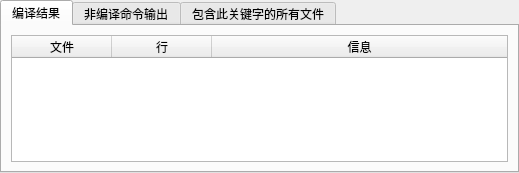
<?xml version="1.0" encoding="UTF-8"?>
<ui version="4.0">
 <class>BottomOutputWidget</class>
 <widget class="QWidget" name="BottomOutputWidget">
  <property name="geometry">
   <rect>
    <x>0</x>
    <y>0</y>
    <width>519</width>
    <height>173</height>
   </rect>
  </property>
  <property name="windowTitle">
   <string>Form</string>
  </property>
  <layout class="QVBoxLayout" name="verticalLayout">
   <property name="margin">
    <number>0</number>
   </property>
   <item>
    <widget class="QTabWidget" name="tabWidget">
     <property name="currentIndex">
      <number>0</number>
     </property>
     <widget class="QWidget" name="tab_4">
      <attribute name="title">
       <string>编译结果</string>
      </attribute>
      <layout class="QVBoxLayout" name="verticalLayout_14">
       <item>
        <widget class="QTableWidget" name="tableWidget">
         <property name="font">
          <font>
           <family>Courier New</family>
           <pointsize>9</pointsize>
          </font>
         </property>
         <property name="editTriggers">
          <set>QAbstractItemView::NoEditTriggers</set>
         </property>
         <property name="showGrid">
          <bool>false</bool>
         </property>
         <property name="gridStyle">
          <enum>Qt::SolidLine</enum>
         </property>
         <attribute name="horizontalHeaderStretchLastSection">
          <bool>true</bool>
         </attribute>
         <attribute name="verticalHeaderVisible">
          <bool>false</bool>
         </attribute>
         <attribute name="verticalHeaderDefaultSectionSize">
          <number>15</number>
         </attribute>
         <attribute name="verticalHeaderMinimumSectionSize">
          <number>15</number>
         </attribute>
         <attribute name="verticalHeaderVisible">
          <bool>false</bool>
         </attribute>
         <attribute name="verticalHeaderDefaultSectionSize">
          <number>15</number>
         </attribute>
         <attribute name="verticalHeaderMinimumSectionSize">
          <number>15</number>
         </attribute>
         <column>
          <property name="text">
           <string>文件</string>
          </property>
         </column>
         <column>
          <property name="text">
           <string>行</string>
          </property>
         </column>
         <column>
          <property name="text">
           <string>信息</string>
          </property>
         </column>
        </widget>
       </item>
      </layout>
     </widget>
     <widget class="QWidget" name="tab">
      <attribute name="title">
       <string>非编译命令输出</string>
      </attribute>
      <layout class="QHBoxLayout" name="horizontalLayout">
       <item>
        <widget class="QPlainTextEdit" name="plainTextEdit">
         <property name="readOnly">
          <bool>true</bool>
         </property>
        </widget>
       </item>
       <item>
        <layout class="QVBoxLayout" name="verticalLayout_2">
         <item>
          <widget class="QPushButton" name="pushButton">
           <property name="text">
            <string>清空</string>
           </property>
          </widget>
         </item>
         <item>
          <spacer name="verticalSpacer">
           <property name="orientation">
            <enum>Qt::Vertical</enum>
           </property>
           <property name="sizeHint" stdset="0">
            <size>
             <width>20</width>
             <height>40</height>
            </size>
           </property>
          </spacer>
         </item>
        </layout>
       </item>
      </layout>
     </widget>
     <widget class="QWidget" name="tab_5">
      <attribute name="title">
       <string>包含此关键字的所有文件</string>
      </attribute>
      <layout class="QHBoxLayout" name="horizontalLayout_4">
       <item>
        <widget class="QScrollArea" name="scrollArea">
         <property name="verticalScrollBarPolicy">
          <enum>Qt::ScrollBarAsNeeded</enum>
         </property>
         <property name="widgetResizable">
          <bool>true</bool>
         </property>
         <widget class="QWidget" name="scrollAreaWidgetContents">
          <property name="geometry">
           <rect>
            <x>0</x>
            <y>0</y>
            <width>319</width>
            <height>127</height>
           </rect>
          </property>
          <layout class="QVBoxLayout" name="verticalLayout_4">
           <item>
            <widget class="QLabel" name="label">
             <property name="font">
              <font>
               <family>Courier New</family>
               <stylestrategy>NoAntialias</stylestrategy>
              </font>
             </property>
             <property name="text">
              <string/>
             </property>
            </widget>
           </item>
           <item>
            <spacer name="verticalSpacer_5">
             <property name="orientation">
              <enum>Qt::Vertical</enum>
             </property>
             <property name="sizeHint" stdset="0">
              <size>
               <width>20</width>
               <height>40</height>
              </size>
             </property>
            </spacer>
           </item>
          </layout>
         </widget>
        </widget>
       </item>
       <item>
        <widget class="QWidget" name="widget" native="true">
         <property name="sizePolicy">
          <sizepolicy hsizetype="Maximum" vsizetype="Preferred">
           <horstretch>0</horstretch>
           <verstretch>0</verstretch>
          </sizepolicy>
         </property>
         <property name="maximumSize">
          <size>
           <width>200</width>
           <height>16777215</height>
          </size>
         </property>
         <layout class="QVBoxLayout" name="verticalLayout_3">
          <item>
           <widget class="QCheckBox" name="checkBoxDef">
            <property name="sizePolicy">
             <sizepolicy hsizetype="Maximum" vsizetype="Fixed">
              <horstretch>0</horstretch>
              <verstretch>0</verstretch>
             </sizepolicy>
            </property>
            <property name="maximumSize">
             <size>
              <width>200</width>
              <height>16777215</height>
             </size>
            </property>
            <property name="font">
             <font>
              <strikeout>false</strikeout>
             </font>
            </property>
            <property name="text">
             <string>只显示定义位置</string>
            </property>
            <property name="checked">
             <bool>true</bool>
            </property>
           </widget>
          </item>
          <item>
           <widget class="QProgressBar" name="progressBar">
            <property name="maximumSize">
             <size>
              <width>150</width>
              <height>16777215</height>
             </size>
            </property>
            <property name="value">
             <number>100</number>
            </property>
           </widget>
          </item>
          <item>
           <spacer name="horizontalSpacer">
            <property name="orientation">
             <enum>Qt::Vertical</enum>
            </property>
            <property name="sizeType">
             <enum>QSizePolicy::Expanding</enum>
            </property>
            <property name="sizeHint" stdset="0">
             <size>
              <width>20</width>
              <height>59</height>
             </size>
            </property>
           </spacer>
          </item>
         </layout>
        </widget>
       </item>
      </layout>
     </widget>
    </widget>
   </item>
  </layout>
 </widget>
 <resources/>
 <connections>
  <connection>
   <sender>pushButton</sender>
   <signal>clicked()</signal>
   <receiver>plainTextEdit</receiver>
   <slot>clear()</slot>
   <hints>
    <hint type="sourcelabel">
     <x>473</x>
     <y>45</y>
    </hint>
    <hint type="destinationlabel">
     <x>411</x>
     <y>51</y>
    </hint>
   </hints>
  </connection>
 </connections>
</ui>
